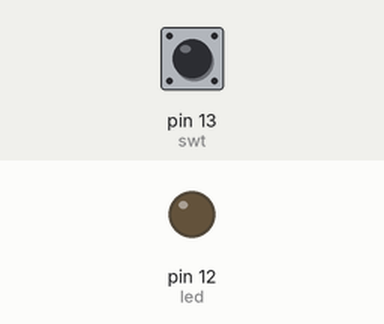
Recording of a sketch running on a simulated Arduino Uno, built with avr-gcc and run on an emulated ATmega328P. On the bench: output pins drawn as LEDs (lit = HIGH). Inputs (shaded band) come from the test bench; at power-on: pin 13 (swt) LOW.

Above: at 1.2 s.
1.3 s: pin 13 (swt) pulled HIGH for 0.15 s
At 1.37 s:
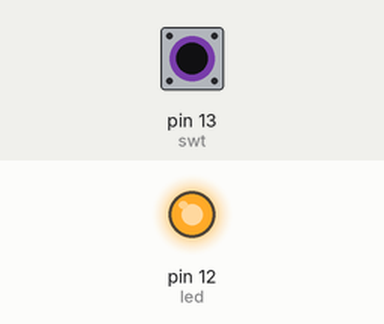
2.9 s: pin 13 (swt) pulled HIGH for 3.2 s
At 7.0 s:
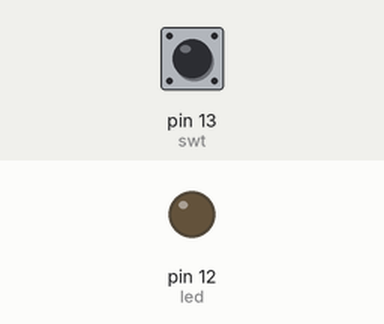
Timing chart, 0 to 8.5 s (numbered marks = the images above; inputs shaded):
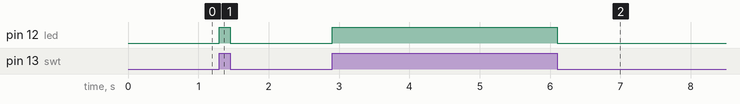

The sketch:

led_on_off.ino
```cpp
int swt = 13;
int led = 12;
void setup()
{
  pinMode(13, INPUT);
  pinMode(12, OUTPUT);
}

void loop()
{

    if(digitalRead(swt) == 1)
    {
    	digitalWrite(led, HIGH);
    }
  else{
       digitalWrite(led, LOW);
  }

}
```

Measured:
- after the input at 1.3 s, pin 12 (led): LOW → HIGH at once, → LOW 0.15 s later
- after the input at 2.9 s, pin 12 (led): LOW → HIGH at once, → LOW 3.2 s later
